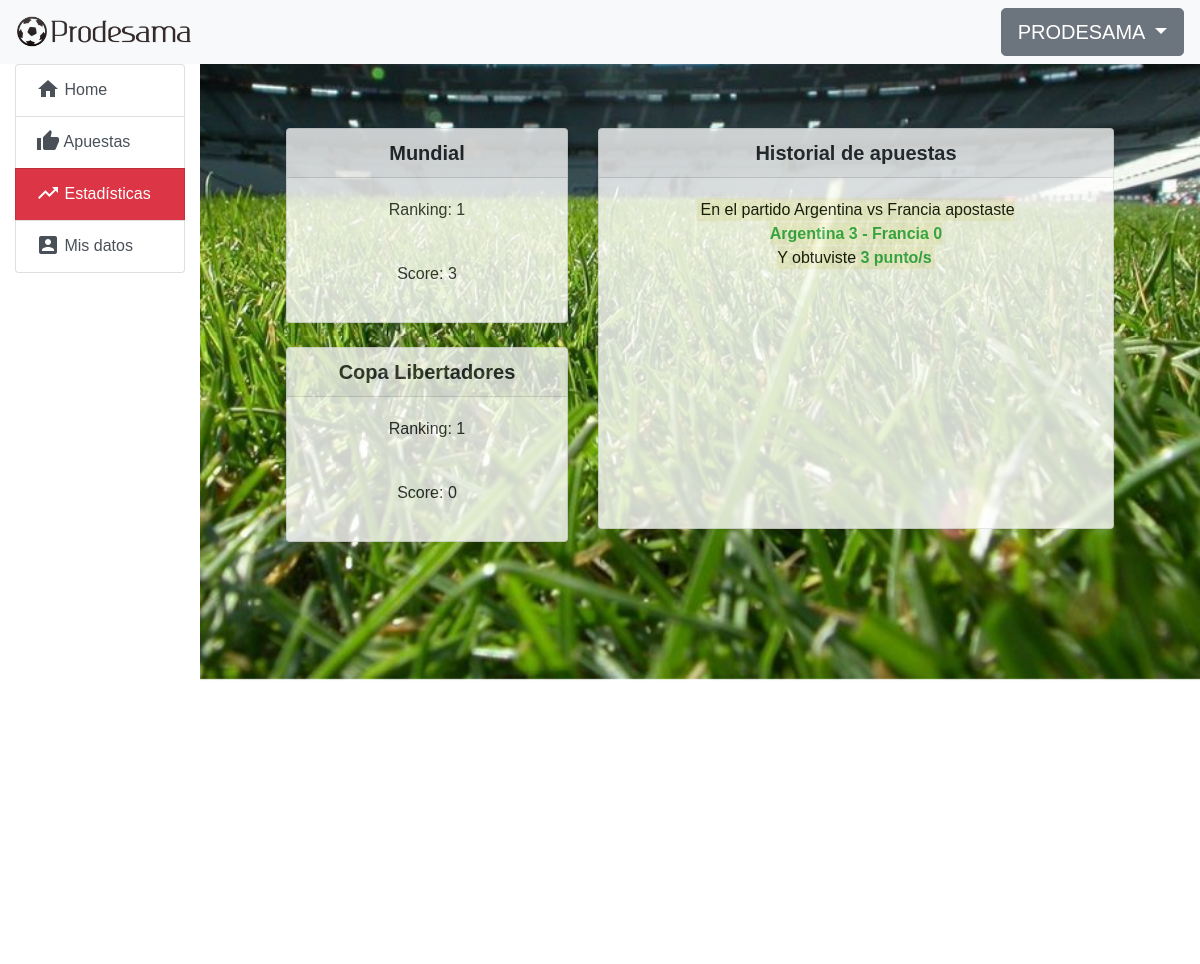
The page /home/puntaje (signed in) on the database its author committed.
### prode/models.py (models this page shows, shortened)
class Competition(models.Model):
    name = models.CharField(max_length=100)
    available = models.BooleanField(default=False)

class CompetitionStat(models.Model):
    user = models.ForeignKey(User, on_delete=models.CASCADE, related_name='comps')
    score = models.PositiveIntegerField(default=0)
    ranking = models.PositiveIntegerField(null=True)
    comp = models.ForeignKey(Competition, on_delete=models.CASCADE, null=True, related_name='comps')
    class Meta:
        unique_together = ('user', 'comp')

class Bet(models.Model):
    user = models.ForeignKey(User, related_name='bets', blank=True, on_delete=models.CASCADE)
    match = models.ForeignKey(Match, on_delete=models.CASCADE, related_name='bets')
    team1_score = models.PositiveIntegerField(default=0)
    team2_score = models.PositiveIntegerField(default=0)
    result = models.PositiveIntegerField(default=0, null=True)
    calculated = models.BooleanField(default=False)
    class Meta:
        unique_together = ('user', 'match')

class Match(models.Model):
    start = models.DateTimeField()
    end = models.DateTimeField()
    team1 = models.ForeignKey(Team, on_delete=models.CASCADE, related_name='+')
    team2 = models.ForeignKey(Team, on_delete=models.CASCADE, related_name='+')
    team1_score = models.PositiveIntegerField(default=0)
    team2_score = models.PositiveIntegerField(default=0)
    competition = models.ForeignKey(Competition, on_delete=models.CASCADE, null=True)
    def __str__(self):
        return (self.team1.name + " vs " + self.team2.name)

class Team(models.Model):
    name = models.CharField(max_length=50)
    flag = models.ImageField(upload_to='prode/images/flags/')
    def __str__(self):
        return self.name

### prode/views.py (the view)
# urls.py: path('home/puntaje', login_required(views.ScoreView.as_view()), name='puntaje'),
class ScoreView(generic.DetailView):
    template_name = 'prode/puntaje.html'
    def get(self, request):
        comps = Competition.objects.all()
        comp_stats = CompetitionStat.objects.all()
        bets = Bet.objects.all()
        return render(request, self.template_name, {'comps':comps,'comp_stats':comp_stats, 'bets':bets})

### prode/templates/prode/puntaje.html (shortened to what this page needs)
{% extends "prode/navigation.html" %}
{% block content %}
<div class="row justify-content-center text-center" style="opacity: 0.8">
    <div class="col-md-4">
        {% for c in comps %}
            <div class="card">
                <h5 class="card-header"><strong>{{ c.name }}</strong></h5>
                <div class="card-body">
                    {% for cs in comp_stats %}
                        {% if c == cs.comp %}
                            {% if user == cs.user %}
                                {% if cs.ranking == None %}
                                    <p>Aún no posees ranking para esta competencia</p>
                                {% else %}
                                    <p>Ranking: {{ cs.ranking }}</p>
                                {% endif %}
                                <br>
                                <p>Score: {{ cs.score }}</p>
                            {% endif %}
                        {% endif %}
                    {% endfor %}
                </div>
            </div>
            <br>
        {% endfor %}
    </div>
    <div class="col-md-7">
        <div class="card">
            <h5 class="card-header"><strong>Historial de apuestas</strong></h5>
            <div class="lista-proximos-partidos">
                <div class="card-body">
                    {% for bet in bets %}
                        {% if user == bet.user %}
                            <mark>
                                En el partido {{ bet.match }} apostaste
                                <br>
                                <b class="text-success">
                                {{bet.match.team1 }} {{ bet.team1_score }}
                                - {{ bet.match.team2 }} {{ bet.team2_score }}
                                </b>
                                <br>
                                Y obtuviste <b class="text-success">{{ bet.result }} punto/s</b>
                                <br>
                            </mark>
                            <br>
                        {% endif %}
                    {% endfor %}
                </div>
            </div>
        </div>
    </div>
</div>
{% endblock %}

### prode/templates/prode/base.html (shortened to what this page needs)
{% load static %}
<!doctype html>
<html lang="en">
<head>
    <link rel="stylesheet" type="text/css" href="{% static 'prode/css/style.css' %}" />
    <link rel="stylesheet" href="https://stackpath.bootstrapcdn.com/bootstrap/4.1.1/css/bootstrap.min.css">
</head>
<body style="overflow-x: hidden">
    <nav class="navbar navbar-expand-xl navbar-light bg-light">
        <a href="{% url 'prode:index' %}"><img class="navbar-brand" src="{% static 'prode/images/prodelogo2.png' %}" alt="PRODESAMA" width="180" height="auto"></a>
        <div class="collapse navbar-collapse" id="navbarSupportedContent">
            <ul class="navbar-nav ml-auto">
                {% if user.is_authenticated %}
                    <div class="dropdown">
                        <button class="btn btn-secondary btn-lg dropdown-toggle" type="button" id="dropdownMenuButton" data-toggle="dropdown" aria-haspopup="true" aria-expanded="false" style="text-transform: uppercase">
                            {{ user.username }}
                        </button>
                    </div>
                {% endif %}
            </ul>
        </div>
    </nav>
    {% block body_block %}
    {% endblock %}
</body>
</html>

### prode/static/prode/css/style.css (style rules this page uses)
* { font-family: sans-serif; }
.lista-proximos-partidos { height: 350px; width: auto; overflow-y: auto; overflow-x:hidden; }

### rows shown on the page
Competition: name "Mundial"
CompetitionStat: ranking "1", score "3"
Competition: name "Copa Libertadores"
CompetitionStat: ranking "1", score "0"
Bet: match "Argentina vs Francia", match.team1 "Argentina", team1_score "3", match.team2 "Francia", team2_score "0", result "3"

### other values the page prints
{{ user.username }} "PRODESAMA"
